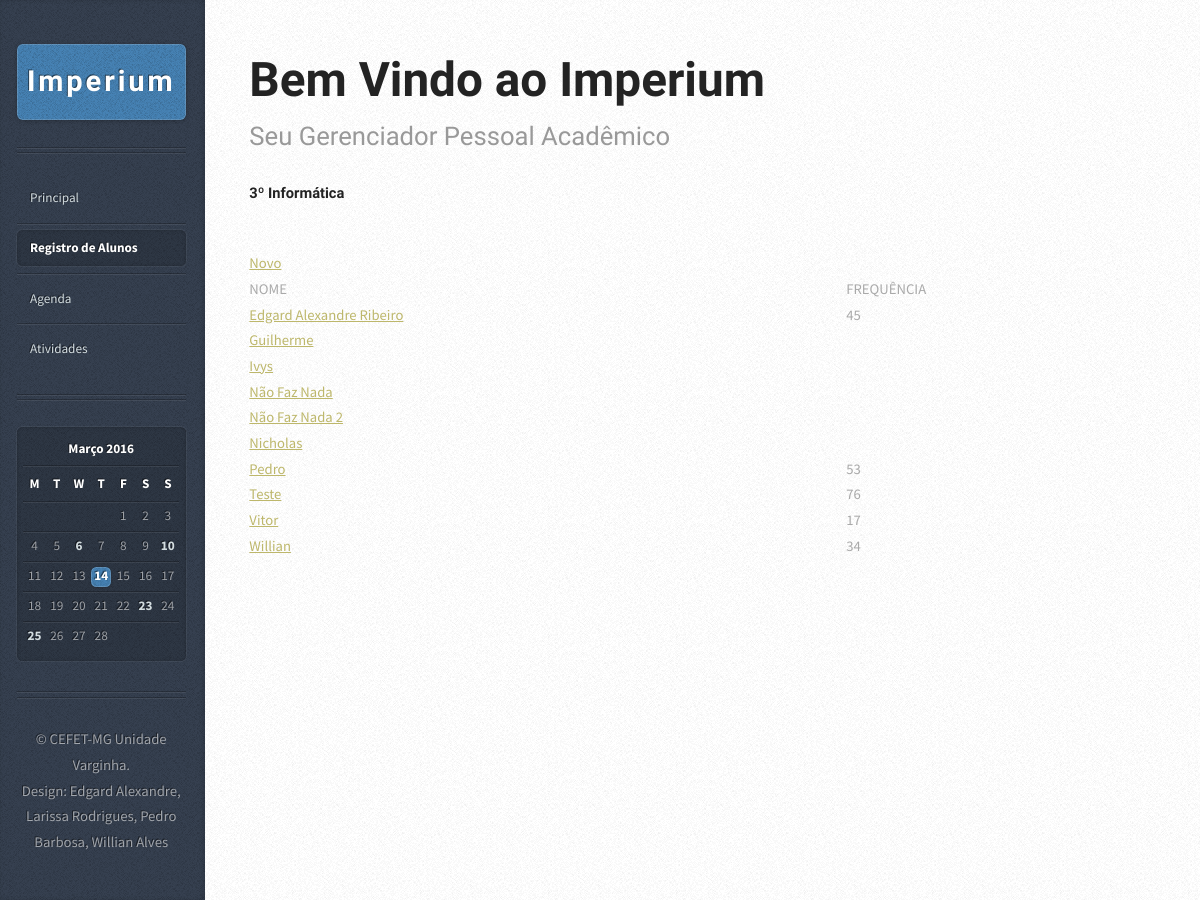
Screenshot of /alunoRegistro.php with the database file from the repository.
### tables this page shows
CREATE TABLE IF NOT EXISTS `aluno` (
  `idAluno` int(11) NOT NULL AUTO_INCREMENT,
  `nomeAluno` varchar(45) NOT NULL,
  `matricula` varchar(45) NOT NULL,
  `frequencia` int(11) DEFAULT NULL,
  `idTurmaAluno` int(11) NOT NULL,
  PRIMARY KEY (`idAluno`),
  KEY `idTurmaAluno` (`idTurmaAluno`)
);

### alunoRegistro.php (the view, shortened to what this page needs)
<?php
    $PDO = db_connect();
    $sql = "SELECT idAluno, nomeAluno, frequencia FROM Aluno ORDER BY nomeAluno ASC";
    $stmt = $PDO->prepare($sql);
    $stmt->execute();
?>
<!DOCTYPE HTML>
<html>
<head>
		<link rel="stylesheet" href="assets/css/mainScreen.css" />
	</head>
<body>
<div id="content">
    <div class="inner">
        <article class="box post post-excerpt">
            <header>
                <h2><a href="#">Bem Vindo ao Imperium</a></h2>
                <p>Seu Gerenciador Pessoal Acadêmico</p>
				<br><h3>3º Informática</h3>
            </header>
			<table>
				<tr>
					<td>NOME</td>
					<td>FREQUÊNCIA</td>
				</tr>
				 <?php while($Aluno = $stmt->fetch(PDO::FETCH_ASSOC)): ?>
				<tr>
                    <td><a href = "?id=<?php echo $Aluno['idAluno'] ?>"><?php echo $Aluno['nomeAluno'] ?></a></td>
                    <td><?php echo $Aluno['frequencia'] ?></td>
                </tr>
                <?php endwhile; ?>
				<a href="form-add-Aluno.php?id=<?php echo $Aluno['idAluno'] ?>"> Novo</a>
        </table>
        </article>
    </div>
</div>
			<div id="sidebar">
					<h1 id="logo"><a href="#">Imperium</a></h1>
					<nav id="nav">
						<ul>
							<li><a href="indexMain.html">Principal</a></li>
							<li class="current"><a href="turmaRegistro.php">Registro de Alunos</a></li>
							<li><a href="calendario.html">Agenda</a></li>
							<li><a href="relatorios.html">Atividades</a></li>
						</ul>
					</nav>
					<section class="box calendar">
						<div class="inner">
							<table>
								<caption>Março 2016</caption>
								<thead>
									<tr>
										<th scope="col" title="Monday">M</th>
										<th scope="col" title="Tuesday">T</th>
										<th scope="col" title="Wednesday">W</th>
										<th scope="col" title="Thursday">T</th>
										<th scope="col" title="Friday">F</th>
										<th scope="col" title="Saturday">S</th>
										<th scope="col" title="Sunday">S</th>
									</tr>
								</thead>
								<tbody>
									<tr>
										<td colspan="4" class="pad"><span>&nbsp;</span></td>
										<td><span>1</span></td>
										<td><span>2</span></td>
										<td><span>3</span></td>
									</tr>
									<tr>
										<td><span>4</span></td>
										<td><span>5</span></td>
										<td><a href="#">6</a></td>
										<td><span>7</span></td>
										<td><span>8</span></td>
										<td><span>9</span></td>
										<td><a href="#">10</a></td>
									</tr>
									<tr>
										<td><span>11</span></td>
										<td><span>12</span></td>
										<td><span>13</span></td>
										<td class="today"><a href="#">14</a></td>
										<td><span>15</span></td>
										<td><span>16</span></td>
										<td><span>17</span></td>
									</tr>
									<tr>
										<td><span>18</span></td>
										<td><span>19</span></td>
										<td><span>20</span></td>
										<td><span>21</span></td>
										<td><span>22</span></td>
										<td><a href="#">23</a></td>
										<td><span>24</span></td>
									</tr>
									<tr>
										<td><a href="#">25</a></td>
										<td><span>26</span></td>
										<td><span>27</span></td>
										<td><span>28</span></td>
										<td class="pad" colspan="3"><span>&nbsp;</span></td>
									</tr>
								</tbody>
							</table>
						</div>
					</section>
					<ul id="copyright">
						<li>&copy; CEFET-MG Unidade Varginha.</li><li>Design: Edgard Alexandre, Larissa Rodrigues, Pedro Barbosa, Willian Alves</a></li>
					</ul>
			</div>
	</body>
</html>

### rows the page displays
aluno: nomeAluno "Edgard Alexandre Ribeiro", frequencia "45"
aluno: nomeAluno "Guilherme"
aluno: nomeAluno "Ivys"
aluno: nomeAluno "Não Faz Nada"
aluno: nomeAluno "Não Faz Nada 2"
aluno: nomeAluno "Nicholas"
aluno: nomeAluno "Pedro", frequencia "53"
aluno: nomeAluno "Teste", frequencia "76"
aluno: nomeAluno "Vitor", frequencia "17"
aluno: nomeAluno "Willian", frequencia "34"
